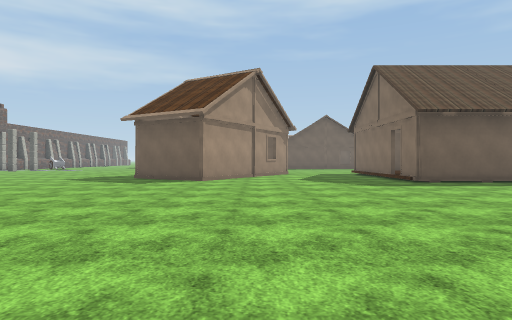
View 1 (above)

24 first-person views from a walk through a 3-D level made in the Unity game engine. The camera is 1.3 m above the floor, looks level and sees 75° across. The floor is counted in squares, 2 m on a side. Each view is taken from the middle of a square. On the plan, view 1 faces up. The plan holds only what a view shows up to about 10 squares ahead; the rest is blank. The place goes on beyond the plan. Flat ground stands in for the terrain. The player is left out. Some animated figures are left out. Some surface patterns are stand-ins.

View 2
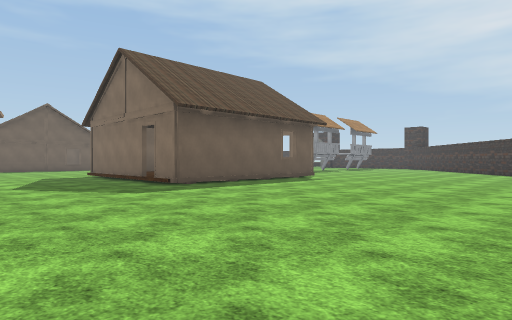

View 3
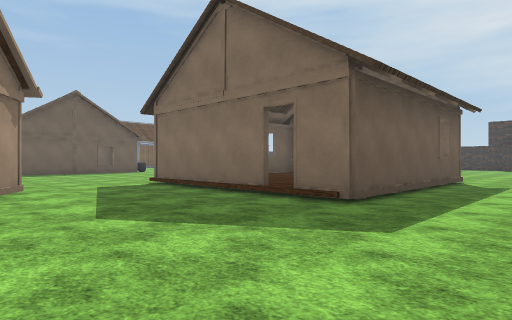

View 4
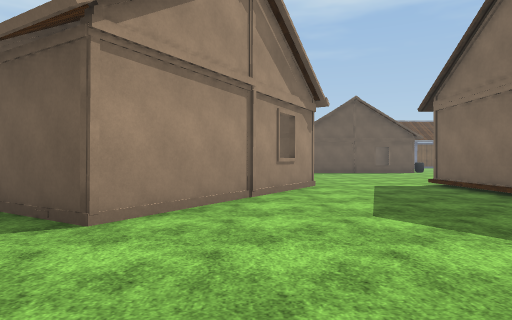

View 5
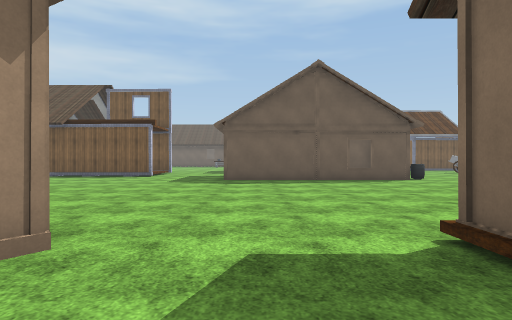

View 6
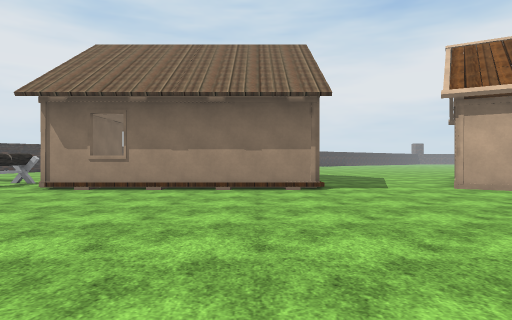

View 7
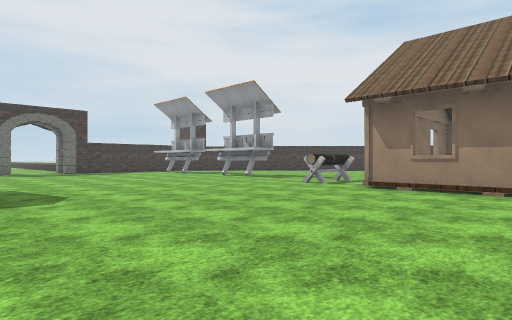

View 8
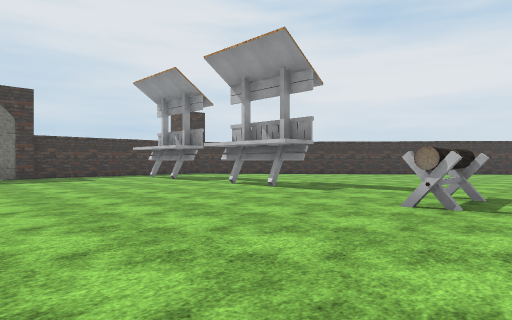

View 9
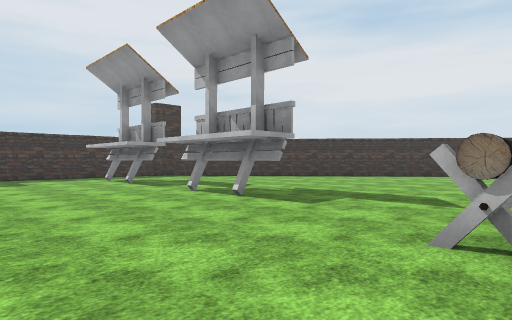

View 10
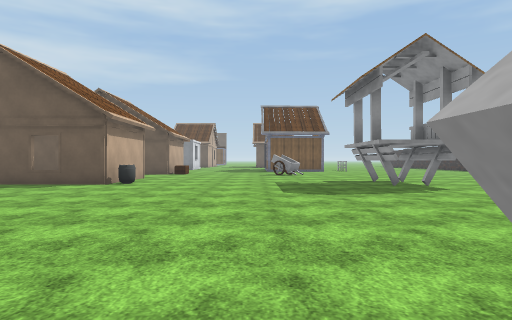

View 11
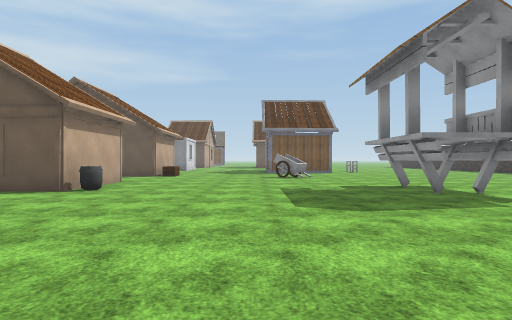

View 12
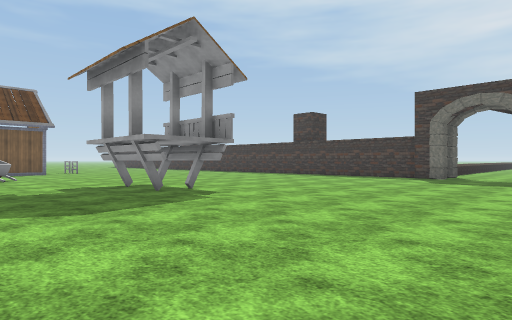

View 13
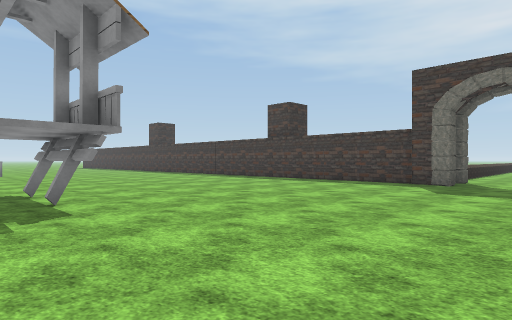

View 14
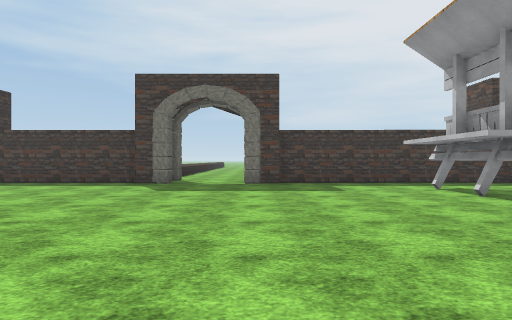

View 15
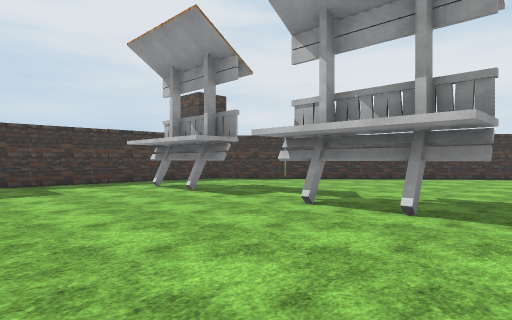

View 16
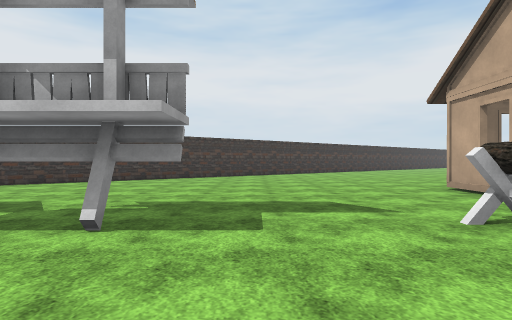

View 17
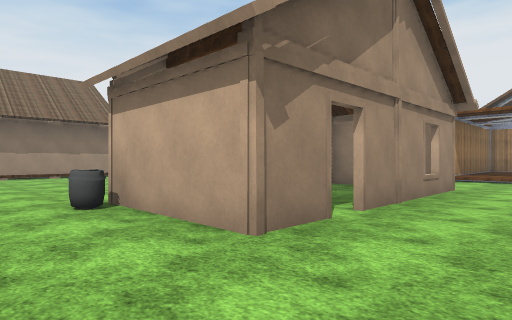

View 18
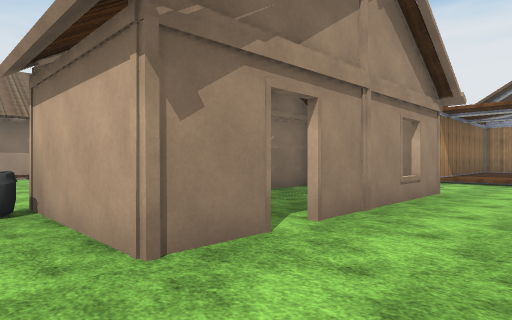

View 19
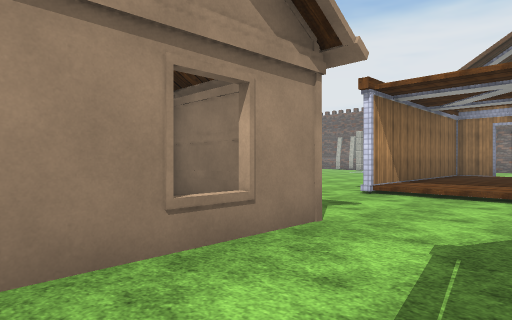

View 20
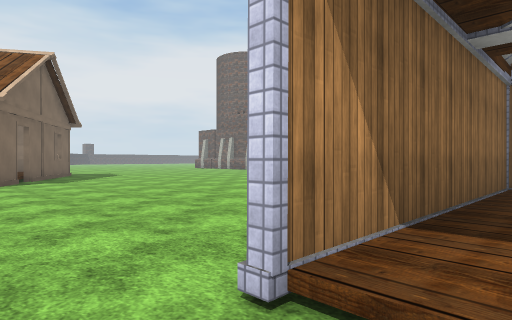

View 21
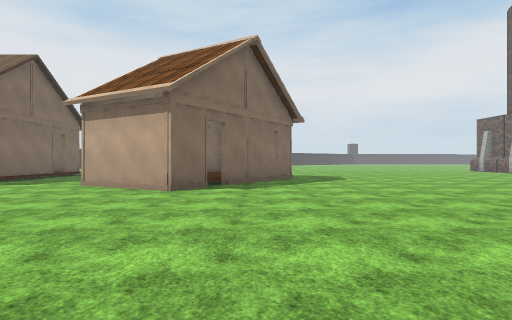

View 22
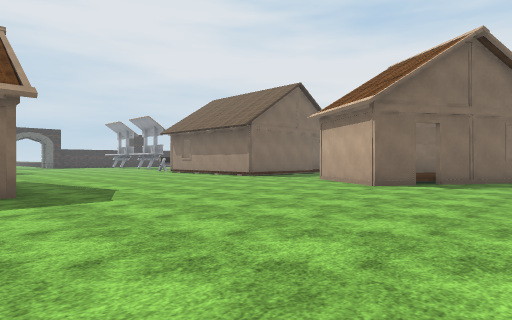

View 23
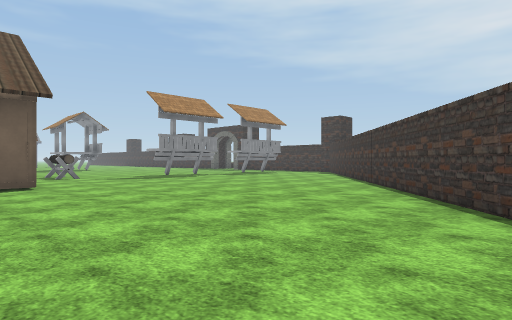

View 24
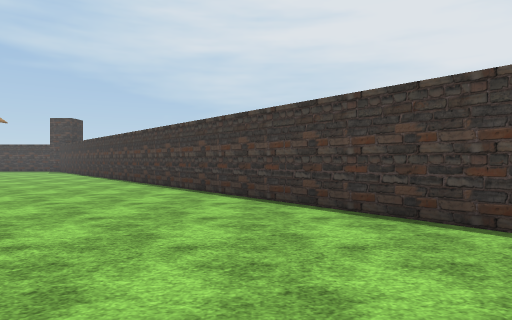

### Floor plan
Key: @ floor where view 1 was taken; # wall or solid block; . main floor; : floor 0.25 m higher than the main floor; / step, stairs or slope; H house; T thing the floor can be seen under or through; O other object.
Columns run from 5 left of view 1 to 26 right of it. Each row starts with its distance up from view 1.
 29       ..........  OO  ..
 28 ::::/...........   ......
 27 ::::/..HHHHHHH............
 26 ####/..H.... H.............
 25 .......H...  H.............. .#
 24 .......HHHHHHO......#.#.......#
 23 ....................#.#.......#
 22 ..............................#
 21 .............................##O
 20 .............................O..
 19 ...............................
 18 .............................O
 17 ....H.........................#
 16 ...H HH...HHHHHHH.............#
 15 ..HH  H...H:::::H.O...........#
 14 ..H  HH...H     HOO..TTT..TTT.#
 13  HH  H....H     H.............#
 12  H  HH....H     H.............#
 11   HHH.....:     H........... .#
 10 ...H......HHHHHHH..........  ##
  9 ...........................
  8 ..........................##
  7 .........................##
  6 ........................##
  5  ......................##
  4   ....................##
  3   ..................###
  2    .......   ......##
  1     ...     ......##
  0      @     ......##
 -1             ....##
 -2              ..##
 -3               ##

Where each view was taken, in squares from view 1:
view 1: 0 up, 0 right, facing up
view 2: 2 up, 0 right, facing up-right
view 3: 7 up, 0 right, facing up-right
view 4: 7 up, 0 right, facing up
view 5: 13 up, 3 right, facing up
view 6: 23 up, 6 right, facing down
view 7: 23 up, 7 right, facing down-right
view 8: 20 up, 11 right, facing down-right
view 9: 18 up, 12 right, facing down-right
view 10: 15 up, 12 right, facing up
view 11: 17 up, 12 right, facing up
view 12: 17 up, 12 right, facing up-right
view 13: 18 up, 15 right, facing up-right
view 14: 18 up, 15 right, facing right
view 15: 18 up, 15 right, facing down-right
view 16: 17 up, 15 right, facing down
view 17: 29 up, 10 right, facing down-left
view 18: 29 up, 9 right, facing down-left
view 19: 29 up, 5 right, facing down-left
view 20: 27 up, 0 right, facing down-left
view 21: 24 up, 3 left, facing down
view 22: 25 up, 5 left, facing down-right
view 23: 1 up, 9 right, facing up-right
view 24: 0 up, 6 right, facing right
